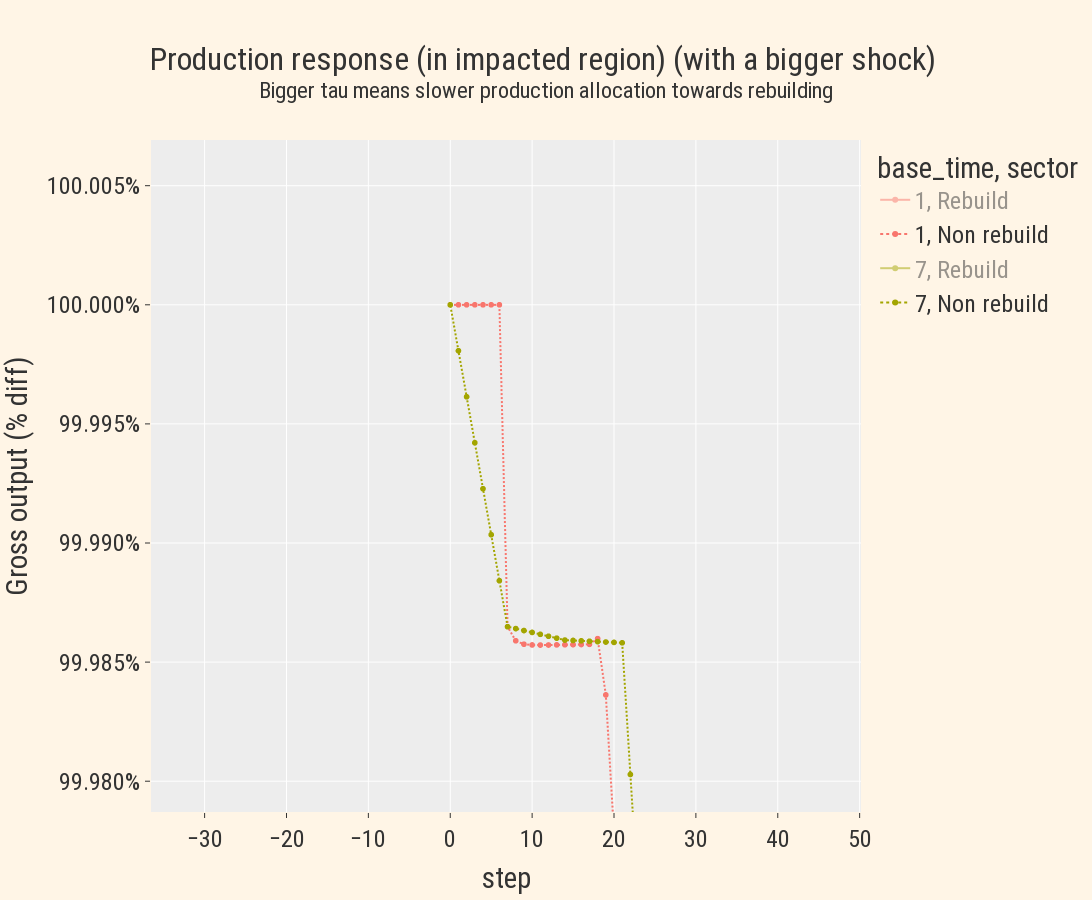

Notebook cell for this chart:
### Code cell
import plotly.express as px
import plotly.graph_objects as go
import plotly.io as pio

pio.templates["econ"] = go.layout.Template(
layout = {
    # Fonts
    # Note - 'family' must be a single string, NOT a list or dict!
    'title':
        {'font': {'family': 'Roboto Condensed, bold', 
                  'size':32,
                  'color': '#333'}
        },
    'font': {'family': 'Roboto Condensed', 
                  'size':24,
                  'color': '#333'},
    # Colorways
    #'colorway': ['#ec7424', '#a4abab'],
    # Keep adding others as needed below
    'margin': {'l':20, 'r':20, 't':140, 'b':20},
    'paper_bgcolor':"#fff5e6",
    'width':1600,
    'height':1800,
    },
)
pio.templates["econ"].layout.autosize = False
px.defaults.template = "ggplot2+econ"

prod_pct_df = prod_df_all_agg.copy()
#prod_pct_df = prod_df_all.copy()
#prod_pct_df=prod_pct_df.dropna(how='any',axis=0)
prod_pct_df = prod_pct_df / prod_pct_df.loc[0,:]
#prod_pct_df = prod_pct_df.add(1)
#prod_pct_df = prod_pct_df.pct_change()
#prod_pct_df = prod_pct_df.fillna(0)
#prod_pct_df = prod_pct_df.add(1)
#prod_pct_df = prod_pct_df.cumprod()
#prod_pct_df = prod_pct_df.sub(1)
#prod_pct_df = prod_pct_df.cumsum()

prod_pct_df = prod_pct_df.loc[:,pd.IndexSlice[:,:,'DE']]
df = prod_pct_df.reset_index().melt(id_vars="step")

df = df.rename(columns={"value":"Gross output (% diff)"})

fig = px.line(df, color="base_time", y="Gross output (% diff)", line_dash="sector", x="step", markers=True)

fig.update_layout(height=900,
                  title = "Production response (in impacted region) (with a bigger shock) <br><sup>Bigger tau means slower production allocation towards rebuilding</sup>",
                  yaxis_tickformat=".3%",
                 )

fig.show()

### Figure 1 — Plotly figure (JSON) as saved in the notebook; plotly's stock layout.template omitted (floating-point values rounded to 4 significant figures; data arrays with more than 128 entries replaced by an {"elided": "..."} marker saying what was removed)
{"data": [{"hovertemplate": "base_time=1<br>sector=Rebuild<br>step=%{x}<br>Gross output (% diff)=%{y}<extra></extra>", "legendgroup": "1, Rebuild", "line": {"color": "#F8766D", "dash": "solid"}, "marker": {"symbol": "circle"}, "mode": "markers+lines", "name": "1, Rebuild", "showlegend": true, "type": "scattergl", "visible": "legendonly", "x": {"elided": "730 int values"}, "xaxis": "x", "y": {"elided": "730 float values"}, "yaxis": "y"}, {"hovertemplate": "base_time=1<br>sector=Non rebuild<br>step=%{x}<br>Gross output (% diff)=%{y}<extra></extra>", "legendgroup": "1, Non rebuild", "line": {"color": "#F8766D", "dash": "dot"}, "marker": {"symbol": "circle"}, "mode": "markers+lines", "name": "1, Non rebuild", "showlegend": true, "type": "scattergl", "visible": true, "x": {"elided": "730 int values"}, "xaxis": "x", "y": {"elided": "730 float values"}, "yaxis": "y"}, {"hovertemplate": "base_time=7<br>sector=Rebuild<br>step=%{x}<br>Gross output (% diff)=%{y}<extra></extra>", "legendgroup": "7, Rebuild", "line": {"color": "#A3A500", "dash": "solid"}, "marker": {"symbol": "circle"}, "mode": "markers+lines", "name": "7, Rebuild", "showlegend": true, "type": "scattergl", "visible": "legendonly", "x": {"elided": "730 int values"}, "xaxis": "x", "y": {"elided": "730 float values"}, "yaxis": "y"}, {"hovertemplate": "base_time=7<br>sector=Non rebuild<br>step=%{x}<br>Gross output (% diff)=%{y}<extra></extra>", "legendgroup": "7, Non rebuild", "line": {"color": "#A3A500", "dash": "dot"}, "marker": {"symbol": "circle"}, "mode": "markers+lines", "name": "7, Non rebuild", "showlegend": true, "type": "scattergl", "visible": true, "x": {"elided": "730 int values"}, "xaxis": "x", "y": {"elided": "730 float values"}, "yaxis": "y"}], "layout": {"height": 900, "legend": {"title": {"text": "base_time, sector"}, "tracegroupgap": 0}, "title": {"text": "Production response (in impacted region) (with a bigger shock) <br><sup>Bigger tau means slower production allocation towards rebuilding</sup>"}, "width": 1600, "xaxis": {"anchor": "y", "autorange": false, "domain": [0, 1], "range": [-36.55, 50.16], "title": {"text": "step"}, "type": "linear"}, "yaxis": {"anchor": "x", "autorange": false, "domain": [0, 1], "range": [0.9998, 1.0], "tickformat": ".3%", "title": {"text": "Gross output (% diff)"}, "type": "linear"}}}
